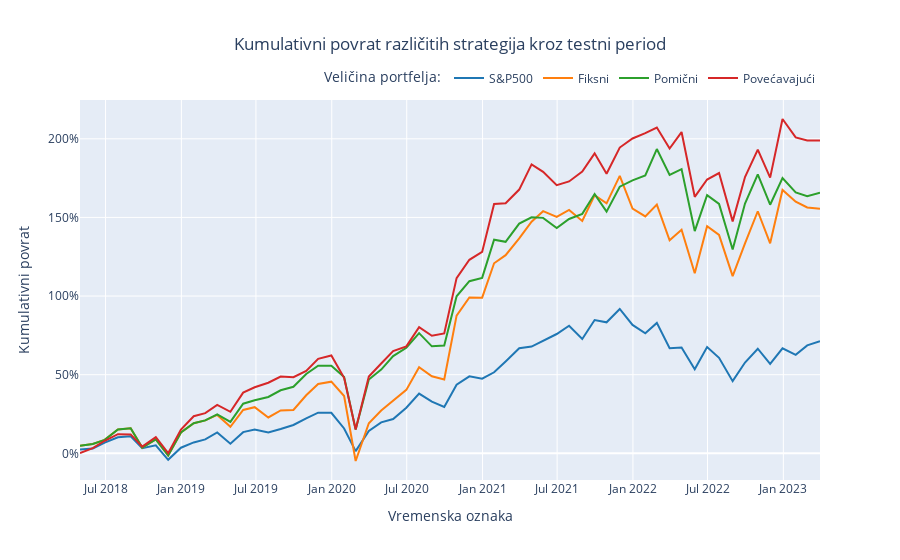

Notebook cell for this chart:
### Code cell
# Assuming your DataFrame is called 'df'

# Rename the columns for better readability in the legend
df = df.rename(columns={
    'cumulative_benchmark': 'S&P500',
    'cumulative_returns_assets50_MLChoice-xgboost-60-fixed_SimpleAllocator': 'Fiksni',
    'cumulative_returns_assets50_MLChoice-xgboost-60-rolling_SimpleAllocator': 'Pomični',
    'cumulative_returns_assets50_MLChoice-xgboost-60-expanding_SimpleAllocator': 'Povećavajući',
})[["timestamp", "S&P500", "Fiksni", "Pomični", "Povećavajući"]]

# Create the line chart
fig = go.Figure()

# Add each column to the chart
for column in df.columns[1:]:
    fig.add_trace(go.Scatter(
        x=df['timestamp'],
        y=df[column],
        mode='lines',
        name=column
    ))

# Define an eye-pleasing color scheme
color_scheme = [
    '#1f77b4',  # blue
    '#ff7f0e',  # orange
    '#2ca02c',  # green
    '#d62728',  # red
    '#9467bd',   # purple
    '#e5b800'   # yellow
]

# Assign colors to each line
for i, trace in enumerate(fig.data):
    trace.line.color = color_scheme[i]

# Set the title and axis labels
fig.update_layout(
    title='Kumulativni povrat različitih strategija kroz testni period',
    title_x=0.5,
    xaxis_title='Vremenska oznaka',
    yaxis_title='Kumulativni povrat'
)

# Show the legend with the formatted names
fig.update_layout(
    legend=dict(
        title='Veličina portfelja:',
        orientation='h',
        yanchor='bottom',
        y=1.02,
        xanchor='right',
        x=1
    )
)

fig.update_yaxes(tickformat='.0%')

# Display the chart
fig.show()
